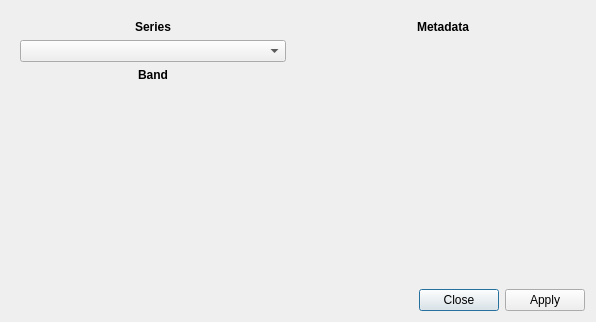
<?xml version="1.0" encoding="UTF-8"?>
<ui version="4.0">
 <class>Plot_Symbology</class>
 <widget class="QDialog" name="Plot_Symbology">
  <property name="geometry">
   <rect>
    <x>0</x>
    <y>0</y>
    <width>596</width>
    <height>322</height>
   </rect>
  </property>
  <property name="windowTitle">
   <string>Plot Symbology</string>
  </property>
  <layout class="QGridLayout" name="gridLayout">
   <item row="1" column="0" colspan="2">
    <widget class="QDialogButtonBox" name="button_box">
     <property name="sizePolicy">
      <sizepolicy hsizetype="Expanding" vsizetype="Fixed">
       <horstretch>0</horstretch>
       <verstretch>0</verstretch>
      </sizepolicy>
     </property>
     <property name="orientation">
      <enum>Qt::Horizontal</enum>
     </property>
     <property name="standardButtons">
      <set>QDialogButtonBox::Apply|QDialogButtonBox::Close</set>
     </property>
    </widget>
   </item>
   <item row="0" column="1">
    <widget class="QWidget" name="widget_2" native="true">
     <property name="sizePolicy">
      <sizepolicy hsizetype="Expanding" vsizetype="Preferred">
       <horstretch>0</horstretch>
       <verstretch>0</verstretch>
      </sizepolicy>
     </property>
     <layout class="QGridLayout" name="gridLayout_2">
      <item row="1" column="0">
       <widget class="QStackedWidget" name="stack_metadata">
        <widget class="QWidget" name="page"/>
        <widget class="QWidget" name="page_2"/>
       </widget>
      </item>
      <item row="0" column="0">
       <widget class="QLabel" name="label">
        <property name="text">
         <string>&lt;html&gt;&lt;head/&gt;&lt;body&gt;&lt;p align=&quot;center&quot;&gt;&lt;span style=&quot; font-weight:600;&quot;&gt;Metadata&lt;/span&gt;&lt;/p&gt;&lt;/body&gt;&lt;/html&gt;</string>
        </property>
       </widget>
      </item>
     </layout>
    </widget>
   </item>
   <item row="0" column="0">
    <widget class="QWidget" name="widget" native="true">
     <property name="sizePolicy">
      <sizepolicy hsizetype="MinimumExpanding" vsizetype="Preferred">
       <horstretch>0</horstretch>
       <verstretch>0</verstretch>
      </sizepolicy>
     </property>
     <layout class="QGridLayout" name="gridLayout_3">
      <item row="2" column="0" colspan="2">
       <widget class="QLabel" name="label_3">
        <property name="text">
         <string>&lt;html&gt;&lt;head/&gt;&lt;body&gt;&lt;p align=&quot;center&quot;&gt;&lt;span style=&quot; font-weight:600;&quot;&gt;Band&lt;/span&gt;&lt;/p&gt;&lt;/body&gt;&lt;/html&gt;</string>
        </property>
       </widget>
      </item>
      <item row="3" column="0" colspan="2">
       <widget class="QStackedWidget" name="stack_band">
        <widget class="QWidget" name="page_3"/>
        <widget class="QWidget" name="page_4"/>
       </widget>
      </item>
      <item row="0" column="0" colspan="2">
       <widget class="QLabel" name="label_2">
        <property name="text">
         <string>&lt;html&gt;&lt;head/&gt;&lt;body&gt;&lt;p align=&quot;center&quot;&gt;&lt;span style=&quot; font-weight:600;&quot;&gt;Series&lt;/span&gt;&lt;/p&gt;&lt;/body&gt;&lt;/html&gt;</string>
        </property>
       </widget>
      </item>
      <item row="1" column="0" colspan="2">
       <widget class="QComboBox" name="combox_series"/>
      </item>
     </layout>
    </widget>
   </item>
  </layout>
 </widget>
 <resources/>
 <connections>
  <connection>
   <sender>button_box</sender>
   <signal>accepted()</signal>
   <receiver>Plot_Symbology</receiver>
   <slot>accept()</slot>
   <hints>
    <hint type="sourcelabel">
     <x>248</x>
     <y>254</y>
    </hint>
    <hint type="destinationlabel">
     <x>157</x>
     <y>274</y>
    </hint>
   </hints>
  </connection>
  <connection>
   <sender>button_box</sender>
   <signal>rejected()</signal>
   <receiver>Plot_Symbology</receiver>
   <slot>reject()</slot>
   <hints>
    <hint type="sourcelabel">
     <x>316</x>
     <y>260</y>
    </hint>
    <hint type="destinationlabel">
     <x>286</x>
     <y>274</y>
    </hint>
   </hints>
  </connection>
 </connections>
</ui>
